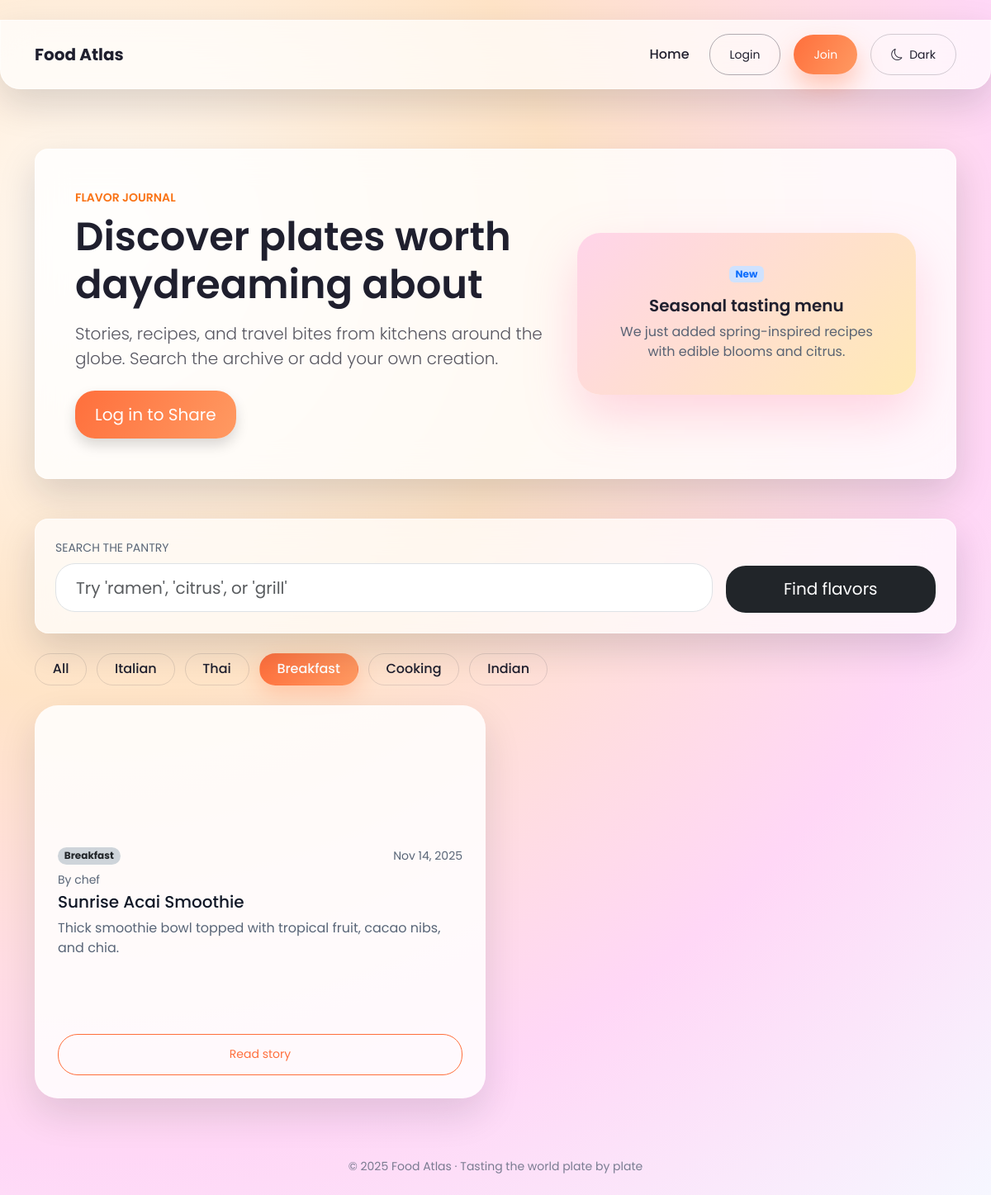
The page /?category=Breakfast on the database its author committed.
### app.py (models this page shows, shortened)
class Post(db.Model):
    id = db.Column(db.Integer, primary_key=True)
    title = db.Column(db.String(120), nullable=False)
    summary = db.Column(db.String(200), nullable=False)
    content = db.Column(db.Text, nullable=False)
    image_url = db.Column(db.String(350), nullable=True)
    category = db.Column(db.String(60), nullable=True)
    date_posted = db.Column(db.DateTime, default=datetime.utcnow)
    user_id = db.Column(db.Integer, db.ForeignKey('user.id'), nullable=True)
    author = db.relationship('User', backref=db.backref('posts', lazy=True))
    comments = db.relationship('Comment', backref='post', cascade='all, delete-orphan', lazy='dynamic')
    def hero_image(self):
        return self.image_url or "https://images.unsplash.com/photo-1504674900247-0877df9cc836?auto=format&fit=crop&w=1200&q=60"

class User(db.Model, UserMixin):
    id = db.Column(db.Integer, primary_key=True)
    username = db.Column(db.String(80), unique=True, nullable=False)
    password_hash = db.Column(db.String(255), nullable=False)

### app.py (the view)
@app.route('/')
def index():
    query = request.args.get('q', '').strip()
    category = request.args.get('category', '').strip()
    base_query = Post.query.order_by(Post.date_posted.desc())
    if category:
        base_query = base_query.filter(Post.category.ilike(category))
    if query:
        like = f"%{query}%"
        posts = base_query.filter(or_(Post.title.ilike(like), Post.summary.ilike(like), Post.content.ilike(like))).all()
    else:
        posts = base_query.all()
    categories = db.session.query(Post.category).filter(Post.category.isnot(None)).distinct().all()
    return render_template('index.html', posts=posts, query=query, category=category, categories=[c[0] for c in categories])

### app.py (called while the page is built)
@app.context_processor
def inject_year():
    return {'current_year': datetime.utcnow().year}

### templates/index.html (shortened to what this page needs)
﻿{% extends 'base.html' %}
{% block content %}
<section class="hero glassy mb-5 p-5 rounded-4 text-center text-lg-start">
    <div class="row align-items-center g-4">
        <div class="col-lg-7">
            <p class="text-uppercase text-accent fw-semibold small mb-2">Flavor journal</p>
            <h1 class="display-5 fw-semibold mb-3">Discover plates worth daydreaming about</h1>
            <p class="lead mb-4">Stories, recipes, and travel bites from kitchens around the globe. Search the archive or add your own creation.</p>
            {% if current_user.is_authenticated %}
            <a href="{{ url_for('add_post') }}" class="btn btn-primary btn-lg shadow">Share a Food Story</a>
            {% else %}
            <a href="{{ url_for('login') }}" class="btn btn-primary btn-lg shadow">Log in to Share</a>
            {% endif %}
        </div>
        <div class="col-lg-5 text-center">
            <div class="floating-card">
                <span class="badge bg-primary-subtle text-primary mb-3">New</span>
                <h5 class="fw-semibold">Seasonal tasting menu</h5>
                <p class="text-muted mb-0">We just added spring-inspired recipes with edible blooms and citrus.</p>
            </div>
        </div>
    </div>
</section>
<form method="get" class="search-card glassy p-4 rounded-4 mb-4">
    <div class="row g-3 align-items-center">
        <div class="col-md-9">
            <label class="form-label text-uppercase small text-muted">Search the pantry</label>
            <input type="text" class="form-control form-control-lg" name="q" placeholder="Try 'ramen', 'citrus', or 'grill'" value="{{ query }}">
        </div>
        <div class="col-md-3 d-grid">
            <button type="submit" class="btn btn-dark btn-lg">Find flavors</button>
        </div>
    </div>
</form>
{% if categories %}
<div class="category-chip-stack mb-4">
    <a href="{{ url_for('index') }}" class="category-chip {{ not category and 'active' }}">All</a>
    {% for cat in categories %}
    <a href="{{ url_for('index', category=cat) }}" class="category-chip {{ category == cat and 'active' }}">{{ cat }}</a>
    {% endfor %}
</div>
{% endif %}
<section class="row g-4">
    {% if posts %}
        {% for post in posts %}
        <div class="col-md-6 col-xxl-4 d-flex">
            <article class="post-card flex-fill">
                <div class="post-thumb" style="background-image: url('{{ post.hero_image() }}');"></div>
                <div class="post-body">
                    <div class="d-flex justify-content-between align-items-center mb-2">
                        <a class="badge rounded-pill bg-dark-subtle text-dark small text-decoration-none" href="{{ url_for('index', category=post.category) }}">{{ post.category or 'Chef notes' }}</a>
                        <small class="text-muted">{{ post.date_posted.strftime('%b %d, %Y') }}</small>
                    </div>
                    <small class="text-muted mb-1 d-block">By {{ post.author.username if post.author else 'Guest' }}</small>
                    <h3 class="h5 mb-2">{{ post.title }}</h3>
                    <p class="text-muted mb-3">{{ post.summary }}</p>
                    <a class="btn btn-outline-primary btn-sm" href="{{ url_for('post_detail', post_id=post.id) }}">Read story</a>
                </div>
            </article>
        </div>
        {% endfor %}
    {% else %}
        <div class="col-12 text-center py-5">
            <h3>No dishes found.</h3>
            <p class="text-muted">Try another ingredient or <a href="/add">share something delicious</a>.</p>
        </div>
    {% endif %}
</section>
{% endblock %}

### static/style.css (style rules this page uses)
body { font-family: 'Poppins', system-ui, -apple-system, BlinkMacSystemFont, 'Segoe UI', sans-serif; background: radial-gradient(circle at 10% 20%, #fff9f2, #ffe4c7 35%, #ffd7f6 70%, #f6f7ff); min-height: 100vh; color: #1f1f2e; }
.text-accent { color: #f97316; }
.glassy { background: rgba(255, 255, 255, 0.7); border: 1px solid rgba(255, 255, 255, 0.5); backdrop-filter: blur(18px); border-radius: 24px; box-shadow: 0 18px 45px rgba(15, 23, 42, 0.15); }
.category-chip-stack { display: flex; flex-wrap: wrap; gap: 0.75rem; }
.category-chip { padding: 0.4rem 1.3rem; border-radius: 999px; border: 1px solid rgba(15, 23, 42, 0.12); color: inherit; text-decoration: none; font-weight: 500; transition: all 0.2s ease; }
.category-chip.active { background: linear-gradient(120deg, #ff6f3c, #ff9a62); color: #fff; border-color: transparent; box-shadow: 0 10px 25px rgba(255, 111, 60, 0.25); }
.text-muted { color: rgba(71, 85, 105, 0.9) !important; }
.form-label { color: #475569; }
.form-label.text-muted { color: rgba(71, 85, 105, 0.9) !important; }
.hero { background: rgba(255, 255, 255, 0.8); color: #1f1f2e; }
.hero h1 { color: inherit; }
.hero .lead { color: rgba(31, 31, 46, 0.75); }
.badge.bg-primary-subtle { color: #0f172a; }
.badge.bg-dark-subtle { color: #0f172a; }
.floating-card { border-radius: 28px; background: linear-gradient(135deg, #ffd4e9, #ffeab5); padding: 2.5rem; box-shadow: 0 25px 60px rgba(255, 143, 178, 0.35); }
.search-card { border-radius: 28px; }
.form-control, .btn { border-radius: 24px; padding: 0.85rem 1.5rem; }
.btn-primary { background: linear-gradient(120deg, #ff6f3c, #ff9a62); border: none; box-shadow: 0 15px 30px rgba(255, 111, 60, 0.35); }
.btn-dark { border: none; }
.btn-outline-primary { border-color: #ff6f3c; color: #ff6f3c; }
.post-card { border-radius: 28px; overflow: hidden; display: flex; flex-direction: column; background: rgba(255, 255, 255, 0.85); box-shadow: 0 20px 45px rgba(15, 23, 42, 0.12); transition: transform 0.3s ease, box-shadow 0.3s ease; min-height: 420px; height: 100%; }
.post-card h3 { color: #111827; }
.post-card p { color: rgba(55, 65, 81, 0.9); }
.post-card .post-body p { flex-grow: 1; }
.post-card .text-muted { color: rgba(71, 85, 105, 0.9) !important; }
.post-thumb { height: 220px; background-size: cover; background-position: center; }
.post-body { padding: 1.75rem; display: flex; flex-direction: column; height: 100%; }

### rows shown on the page
Post: category "Italian"
Post: category "Thai"
Post: category "Cooking"
Post: category "Indian"
Post: category "Breakfast", date_posted "Nov 14, 2025", author "chef", title "Sunrise Acai Smoothie", summary "Thick smoothie bowl topped with tropical fruit, cacao nibs, and chia."

### other values the page prints
{{ cat }} "Breakfast"
